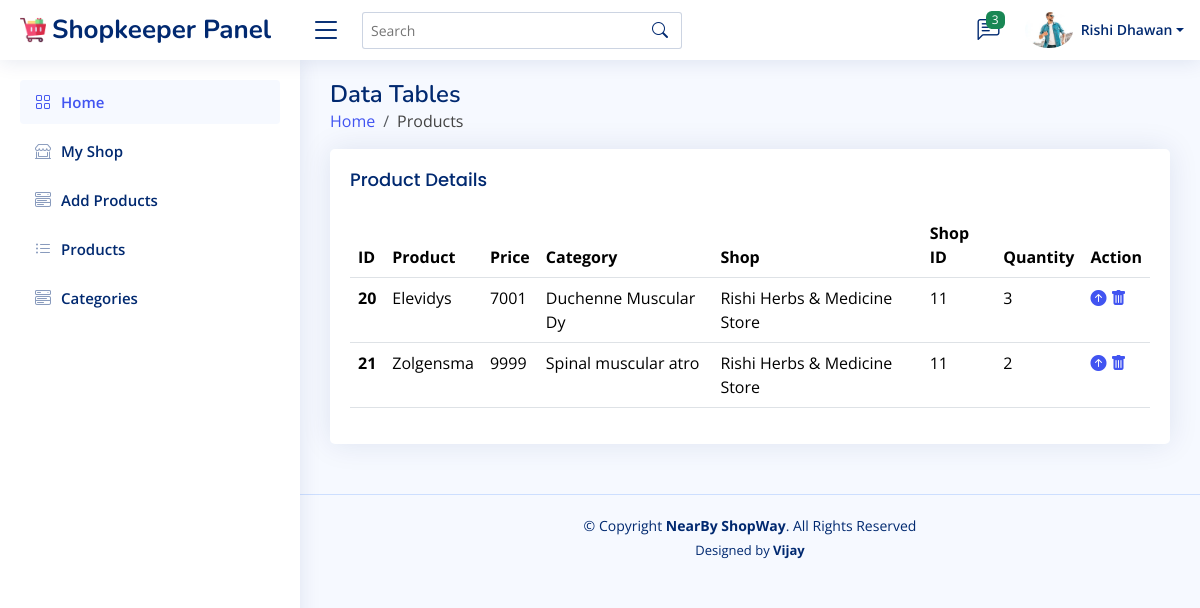
The app's page /shopkeeper/products.php (signed in) with its own data.
### tables this page shows
CREATE TABLE `shopkeeper_ac` (
  `id` int(10) NOT NULL,
  `shop_name` varchar(50) NOT NULL,
  `shopkeeper_name` varchar(50) NOT NULL,
  `image` varchar(100) NOT NULL,
  `details` varchar(200) NOT NULL,
  `address` varchar(100) NOT NULL,
  `email` varchar(30) NOT NULL,
  `password` varchar(100) NOT NULL
);

CREATE TABLE `products` (
  `id` int(10) NOT NULL,
  `name` varchar(100) NOT NULL,
  `category` varchar(20) NOT NULL,
  `price` int(10) NOT NULL,
  `image_01` varchar(100) NOT NULL,
  `image_02` varchar(100) NOT NULL,
  `image_03` varchar(100) NOT NULL,
  `details` varchar(500) NOT NULL,
  `stock` int(10) NOT NULL,
  `shop_name` varchar(30) NOT NULL,
  `shop_id` int(10) DEFAULT NULL
);

### shopkeeper/products.php (the view, shortened to what this page needs)
<?php
$id = $_SESSION['shopkeeper_id'];
include('../components/connect.php');
include('../components/shopkeeper_header.php');
?>
<main id="main" class="main">
    <div class="pagetitle">
        <h1>Data Tables</h1>
        <nav>
            <ol class="breadcrumb">
                <li class="breadcrumb-item"><a href="home.php">Home</a></li>
                <li class="breadcrumb-item">Products</li>
            </ol>
        </nav>
    </div>
    <section class="section">
        <div class="row">
            <div class="col-lg-12">
                <div class="card">
                    <div class="card-body">
                        <h5 class="card-title">Product Details</h5>
                        <table class="table datatable">
                            <thead>
                                <tr>
                                    <th scope="col">ID</th>
                                    <th scope="col">Product</th>
                                    <th scope="col">Price</th>
                                    <th scope="col">Category</th>
                                    <th scope="col">Shop</th>
                                    <th scope="col">Shop ID</th>
                                    <th scope="col">Quantity</th>
                                    <th scope="col">Action</th>
                                </tr>
                            </thead>
                            <tbody>
                                <?php
                                if (isset($_SESSION["search_query"])) {
                                    $search_query = $_SESSION["search_query"];
                                    $sql = "SELECT * FROM products WHERE name LIKE ?";
                                    $stmt = $conn->prepare($sql);
                                    $searchTerm = "%$search_query%";
                                    $stmt->bind_param("s", $searchTerm);
                                    $stmt->execute();
                                    $result = $stmt->get_result();
                                } else {
                                    $select_admin = "SELECT * FROM products WHERE shop_id = '$id'";
                                    $stmt = $conn->prepare($select_admin);
                                    $stmt->execute();
                                    $result = $stmt->get_result();
                                }
                                if ($result->num_rows > 0) {
                                    while ($row = $result->fetch_assoc()) {
                                ?>
                                        <tr>
                                            <th scope="row"><?php echo $row['id']; ?></th>
                                            <td><?php echo $row['name']; ?></th>
                                            <td><?php echo $row['price']; ?></td>
                                            <td><?php echo $row['category']; ?></td>
                                            <td><?php echo $row['shop_name']; ?></td>
                                            <td><?php echo $row['shop_id']; ?></td>
                                            <td><?php echo $row['stock']; ?></td>
                                            <td>
                                                <a href="update_product.php?update=<?= $row['id']; ?>"><i class="bi bi-arrow-up-circle-fill"></i></a>
                                                <a href="products.php?delete=<?= $row['id']; ?>" onclick="return confirm('delete this account?')"><i class="bi bi-trash-fill"></i></a>
                                            </td>
                                        </tr>
                                <?php
                                    }
                                } else {
                                    echo '<p class="text-align-center">No products available!</p>';
                                }
                                ?>
                            </tbody>
                        </table>
                    </div>
                </div>
            </div>
        </div>
    </section>
</main>
<?php
include('../components/shopkeeper_footer.php');
?>

### components/shopkeeper_header.php (shortened to what this page needs)
<?php
$shopkeeper_id = $_SESSION['shopkeeper_id'];
?>
<!DOCTYPE html>
<html lang="en">
<head>
    <link href="../assets/vendor/bootstrap/css/bootstrap.min.css" rel="stylesheet">
    <link href="../assets/vendor/bootstrap-icons/bootstrap-icons.css" rel="stylesheet">
    <link href="../assets/css/admin_style.css" rel="stylesheet">
</head>
<body>
    <header id="header" class="header fixed-top d-flex align-items-center">
        <div class="d-flex align-items-center justify-content-between">
            <a href="../shopkeeper/home.php" class="logo d-flex align-items-center">
                <img src="../assets/img/trolley.png" alt="">
                <span class="d-none d-lg-block">Shopkeeper Panel</span>
            </a>
            <i class="bi bi-list toggle-sidebar-btn"></i>
        </div>
        <div class="search-bar">
            <form class="search-form d-flex align-items-center" method="POST" action="">
                <input type="text" name="query" placeholder="Search" title="Enter search keyword">
                <button type="submit" title="Search"><i class="bi bi-search"></i></button>
            </form>
        </div>
        <nav class="header-nav ms-auto">
            <ul class="d-flex align-items-center">
                <li class="nav-item dropdown">
                    <a class="nav-link nav-icon" href="../shopkeeper/feedback.php" data-bs-toggle="dropdown">
                        <i class="bi bi-chat-left-text"></i>
                        <span class="badge bg-success badge-number">3</span>
                    </a>
                </li>
                <li class="nav-item dropdown pe-3">
                    <?php
                    $select_profile = "SELECT * FROM shopkeeper_ac WHERE id = ?";
                    $stmt = $conn->prepare($select_profile);
                    $stmt->bind_param("i", $shopkeeper_id);
                    $stmt->execute();
                    $result = $stmt->get_result();
                    $fetch = $result->fetch_assoc();
                    ?>
                    <a class="nav-link nav-profile d-flex align-items-center pe-0" href="#" data-bs-toggle="dropdown">
                        <img src="../uploaded_img/<?= $fetch['image']; ?>" alt="Profile" class="rounded-circle">
                        <span class="d-none d-md-block dropdown-toggle ps-2"><?php echo $fetch['shopkeeper_name']; ?></span>
                    </a>
                </li>
            </ul>
        </nav>
    </header>
    <aside id="sidebar" class="sidebar">
        <ul class="sidebar-nav" id="sidebar-nav">
            <li class="nav-item">
                <a class="nav-link " href="home.php">
                    <i class="bi bi-grid"></i>
                    <span>Home</span>
                </a>
            </li>
            <li class="nav-item">
                <a class="nav-link collapsed" href="update_account.php">
                    <i class="bi bi-shop-window"></i>
                    <span>My Shop</span>
                </a>
            </li>
            <li class="nav-item">
                <a class="nav-link collapsed" href="add_product.php">
                    <i class="bi bi-menu-button-wide"></i></i>
                    <span>Add Products</span>
                </a>
            </li>
            <li class="nav-item">
                <a class="nav-link collapsed" href="products.php">
                    <i class="bi bi-list-ul"></i>
                    <span>Products</span>
                </a>
            </li>
            <li class="nav-item">
                <a class="nav-link collapsed" href="category.php">
                    <i class="bi bi-menu-button-wide"></i></i>
                    <span>Categories</span>
                </a>
            </li>
        </ul>
    </aside>

### assets/css/admin_style.css (style rules this page uses)
:root { scroll-behavior: smooth; }
body { font-family: "Open Sans", sans-serif; background: #f6f9ff; color: #444444; }
a { color: #4154f1; text-decoration: none; }
h1, h2, h3, h4, h5, h6 { font-family: "Nunito", sans-serif; }
#main { margin-top: 60px; padding: 20px 30px; transition: all 0.3s; }
.pagetitle { margin-bottom: 10px; }
.pagetitle h1 { font-size: 24px; margin-bottom: 0; font-weight: 600; color: #012970; }
.card { margin-bottom: 30px; border: none; border-radius: 5px; box-shadow: 0px 0 30px rgba(1, 41, 112, 0.1); }
.card-title { padding: 20px 0 15px 0; font-size: 18px; font-weight: 500; color: #012970; font-family: "Poppins", sans-serif; }
.card-body { padding: 0 20px 20px 20px; width: 100%; }
.logo { line-height: 1; }
@media (min-width: 1200px) { .logo { width: 280px; } }
.logo img { max-height: 26px; margin-right: 6px; }
.logo span { font-size: 26px; font-weight: 700; color: #012970; font-family: "Nunito", sans-serif; }
.header { transition: all 0.5s; z-index: 997; height: 60px; box-shadow: 0px 2px 20px rgba(1, 41, 112, 0.1); background-color: #fff; padding-left: 20px; }
.header .toggle-sidebar-btn { font-size: 32px; padding-left: 10px; cursor: pointer; color: #012970; }
.header .search-bar { min-width: 360px; padding: 0 20px; }
.header .search-form { width: 100%; }
.header .search-form input { border: 0; font-size: 14px; color: #012970; border: 1px solid rgba(1, 41, 112, 0.2); padding: 7px 38px 7px 8px; border-radius: 3px; transition: 0.3s; width: 100%; }
.header .search-form button { border: 0; padding: 0; margin-left: -30px; background: none; }
.header .search-form button i { color: #012970; }
.header-nav ul { list-style: none; }
.header-nav>ul { margin: 0; padding: 0; }
.header-nav .nav-icon { font-size: 22px; color: #012970; margin-right: 25px; position: relative; }
.header-nav .nav-profile { color: #012970; }
.header-nav .nav-profile img { max-height: 36px; }
.header-nav .nav-profile span { font-size: 14px; font-weight: 600; }
.header-nav .badge-number { position: absolute; inset: -2px -5px auto auto; font-weight: normal; font-size: 12px; padding: 3px 6px; }
.sidebar { position: fixed; top: 60px; left: 0; bottom: 0; width: 300px; z-index: 996; transition: all 0.3s; padding: 20px; overflow-y: auto; scrollbar-width: thin; scrollbar-color: #aab7cf transparent; box-shadow: 0px 0px 20px rgba(1, 41, 112, 0.1); background-color: #fff; }
@media (min-width: 1200px) { #main, #footer { margin-left: 300px; } }
.sidebar-nav { padding: 0; margin: 0; list-style: none; }
.sidebar-nav li { padding: 0; margin: 0; list-style: none; }
.sidebar-nav .nav-item { margin-bottom: 5px; }
.sidebar-nav .nav-link { display: flex; align-items: center; font-size: 15px; font-weight: 600; color: #4154f1; transition: 0.3; background: #f6f9ff; padding: 10px 15px; border-radius: 4px; }
.sidebar-nav .nav-link i { font-size: 16px; margin-right: 10px; color: #4154f1; }
.sidebar-nav .nav-link.collapsed { color: #012970; background: #fff; }
.sidebar-nav .nav-link.collapsed i { color: #899bbd; }

### records on screen
shopkeeper_ac: image (picture), shopkeeper_name "Rishi Dhawan"
products: id "20", name "Elevidys", price "7001", category "Duchenne Muscular Dy", shop_name "Rishi Herbs & Medicine Store", shop "11", stock "3"
products: id "21", name "Zolgensma", price "9999", category "Spinal muscular atro", shop_name "Rishi Herbs & Medicine Store", shop "11", stock "2"
